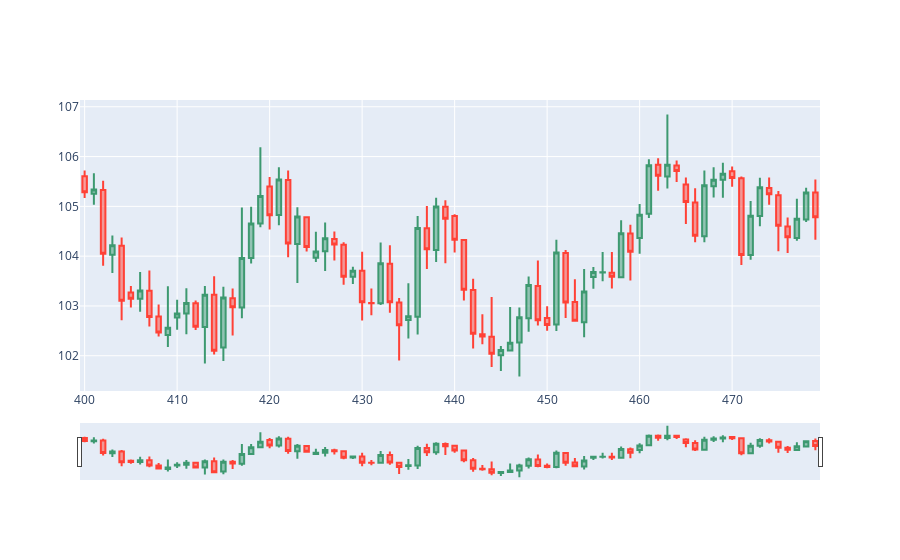

The cell this chart's notebook holds for it:
### Code cell
dfpl = df[400:480]
import plotly.graph_objects as go
from datetime import datetime

fig = go.Figure(data=[go.Candlestick(x=dfpl.index,
                open=dfpl['open'],
                high=dfpl['high'],
                low=dfpl['low'],
                close=dfpl['close'])])

fig.show()
